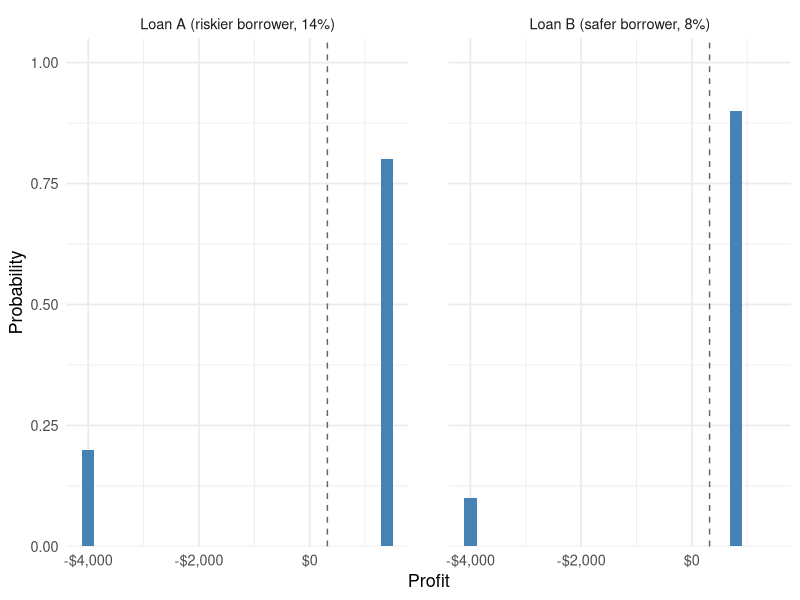
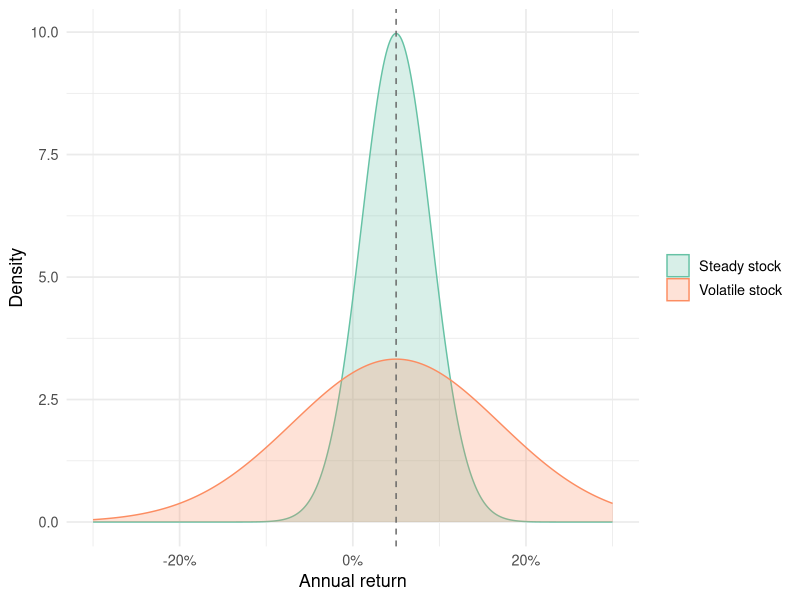
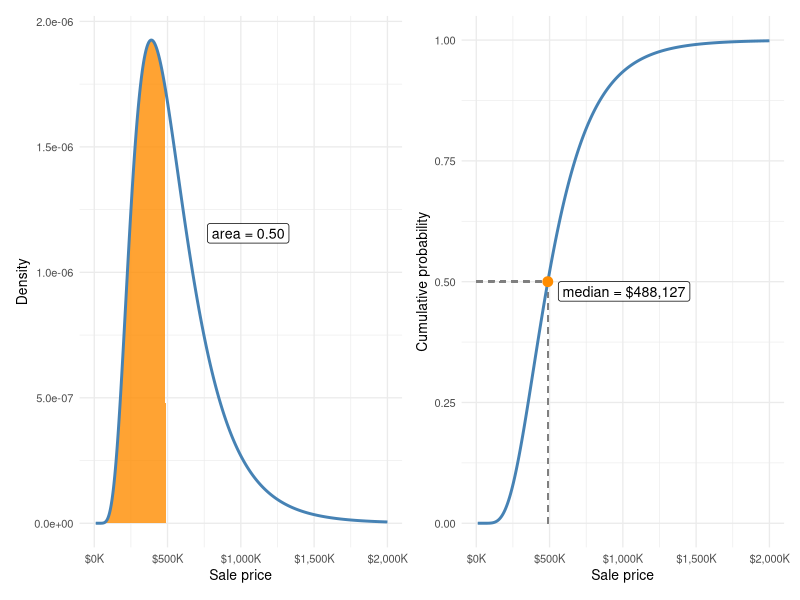
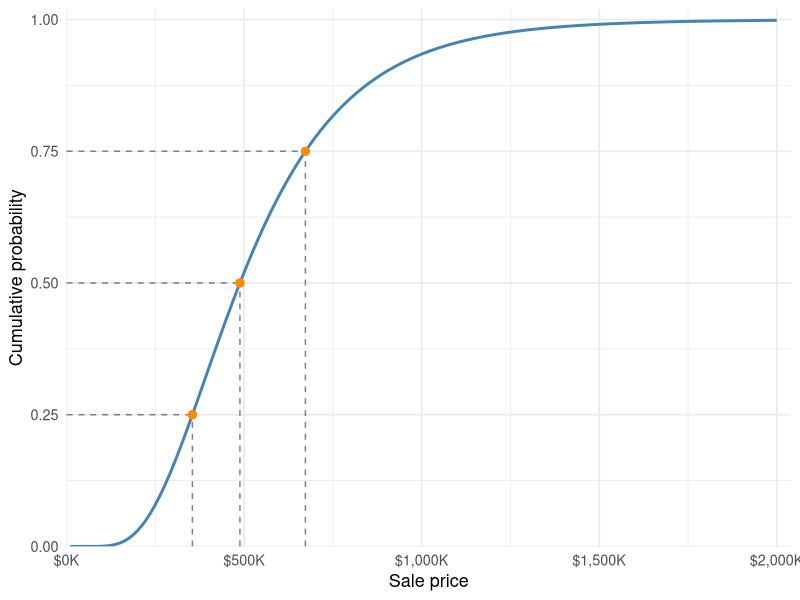

Write the R code that produced these figures, in order.
## ---- chunk 1
#| label: setup
#| include: false
#| echo: false
library(tidyverse)
library(scales)
library(patchwork)

# Figures render at their intrinsic size (fig-width x 96px), capped by the
# ~702px content column -- they are never upscaled to fill it. So axis text
# lands at its true point size, and base_size, not fig-width, is what makes it
# legible next to 17px body text. At 13, tick labels are ~14px.
theme_set(theme_minimal(base_size = 13))

austin <- read_csv("data/austin_houses/austin_houses_subset.csv",
                   show_col_types = FALSE)

# Lognormal price model from the previous chapter (method of moments)
m <- mean(austin$latest_price)
v <- var(austin$latest_price)
sdlog <- sqrt(log(1 + v / m^2))
mulog <- log(m) - log(1 + v / m^2) / 2

# CME FedWatch marginals, retrieved 2026-07-09 (midpoints for numeric work)
cme_july <- tribble(
  ~bucket,       ~midpoint, ~prob,
  "3.50--3.75%", 3.625,     0.759,
  "3.75--4.00%", 3.875,     0.241
)
cme_sept <- tribble(
  ~bucket,       ~midpoint, ~prob,
  "3.50--3.75%", 3.625,     0.366,
  "3.75--4.00%", 3.875,     0.509,
  "4.00--4.25%", 4.125,     0.125
)

# Small-business loan example: $10,000 principal, 60% recovery on default,
# default probability 0.25 (rounded from the data)
principal <- 10000
p_default <- 0.25
payoff_12 <- c(11200, 6000)   # 12% interest
payoff_16 <- c(11600, 6000)   # 16% interest
probs     <- c(1 - p_default, p_default)

ev_pay12 <- sum(probs * payoff_12)
ev_pay16 <- sum(probs * payoff_16)
sd_pay16 <- sqrt(sum(probs * (payoff_16 - ev_pay16)^2))

# Risk-comparison loans (profit distributions)
profit_A <- c(1400, -4000)                   # 14% interest, p(default) = .20
probs_A  <- c(0.80, 0.20)
ev_A <- sum(probs_A * profit_A)
sd_A <- sqrt(sum(probs_A * (profit_A - ev_A)^2))

profit_B <- c(800, -4000)                    # 8% interest, p(default) = .10
probs_B  <- c(0.90, 0.10)
ev_B <- sum(probs_B * profit_B)
sd_B <- sqrt(sum(probs_B * (profit_B - ev_B)^2))

stopifnot(
  isTRUE(all.equal(ev_A, ev_B)),
  isTRUE(all.equal(sd_A, 2160)),
  isTRUE(all.equal(sd_B, 1440))
)
## ---- chunk 2
#| label: tbl-payoff-ev
#| tbl-cap: "Computing the expected payoff of a \\$10,000 small-business loan at 12% interest. Each row multiplies an outcome by its probability; the expected value is the sum."
#| echo: false
tibble(
  Outcome = c("Repaid: $11,200", "Default: $6,000", "**Expected value**"),
  Probability = c("0.75", "0.25", ""),
  `Probability × outcome` = c(dollar(0.75 * 11200), dollar(0.25 * 6000),
                              dollar(sum(probs * payoff_12)))
) |>
  knitr::kable(align = c("l", "r", "r"))
## ---- chunk 3
#| label: tbl-cme-params
#| tbl-cap: "Market-implied distributions for the FOMC target range (CME FedWatch, July 9, 2026), with each range's midpoint and its probability."
#| tbl-subcap:
#|   - "July 29 meeting"
#|   - "September 16 meeting"
#| layout-ncol: 2
#| echo: false
cme_july |>
  mutate(midpoint = paste0(number(midpoint, accuracy = 0.001), "%"),
         prob = number(prob, accuracy = 0.001)) |>
  rename(`Target range` = bucket, Midpoint = midpoint, Probability = prob) |>
  knitr::kable(align = c("l", "r", "r"))

cme_sept |>
  mutate(midpoint = paste0(number(midpoint, accuracy = 0.001), "%"),
         prob = number(prob, accuracy = 0.001)) |>
  rename(`Target range` = bucket, Midpoint = midpoint, Probability = prob) |>
  knitr::kable(align = c("l", "r", "r"))
## ---- chunk 4
#| label: tbl-loan-risk
#| tbl-cap: "Two loans with the same expected profit and different risk. Loan A charges a higher rate to a riskier borrower; Loan B charges a lower rate to a safer one."
#| echo: false
tibble(
  ` ` = c("Profit if repaid", "Profit if default", "Default probability",
          "Expected profit", "Standard deviation"),
  `Loan A (riskier borrower, 14%)` = c(dollar(profit_A[1]), dollar(profit_A[2]),
                                       number(probs_A[2], accuracy = 0.01), dollar(ev_A),
                                       dollar(sd_A)),
  `Loan B (safer borrower, 8%)` = c(dollar(profit_B[1]), dollar(profit_B[2]),
                                   number(probs_B[2], accuracy = 0.01), dollar(ev_B),
                                   dollar(sd_B))
) |>
  knitr::kable(align = c("l", "r", "r"))
## ---- chunk 5
#| label: fig-loan-risk
#| fig-cap: "The two loans' profit distributions on a common scale, with expected profits marked by dashed lines."
#| fig-width: 8
#| fig-height: 3.6
loan_pmfs <- bind_rows(
  tibble(loan = "Loan A (riskier borrower, 14%)", profit = profit_A, prob = probs_A),
  tibble(loan = "Loan B (safer borrower, 8%)", profit = profit_B, prob = probs_B)
)
ev_lines <- tibble(loan = unique(loan_pmfs$loan), ev = c(ev_A, ev_B))

ggplot(loan_pmfs, aes(x = profit, y = prob)) +
  geom_col(fill = "steelblue", width = 220) +
  geom_vline(data = ev_lines, aes(xintercept = ev),
             linetype = "dashed", color = "grey40") +
  facet_wrap(vars(loan)) +
  scale_x_continuous(labels = dollar_format(),
                     breaks = c(-4000, -2000, 0, 2000)) +
  scale_y_continuous(limits = c(0, 1),
                     expand = expansion(mult = c(0, 0.05))) +
  labs(x = "Profit", y = "Probability") +
  theme(panel.spacing = unit(2, "lines"))
## ---- chunk 6
#| label: fig-stock-risk
#| fig-cap: "Return distributions for two hypothetical stocks with the same expected return."
#| fig-width: 7
#| fig-height: 4
stock_grid <- tibble(x = seq(-0.30, 0.30, length.out = 400)) |>
  mutate(`Steady stock`   = dnorm(x, mean = 0.05, sd = 0.04),
         `Volatile stock` = dnorm(x, mean = 0.05, sd = 0.12)) |>
  pivot_longer(-x, names_to = "stock", values_to = "density")

ggplot(stock_grid, aes(x = x, y = density, fill = stock, color = stock)) +
  geom_area(alpha = 0.25, position = "identity") +
  geom_vline(xintercept = 0.05, linetype = "dashed", color = "grey40") +
  scale_x_continuous(labels = percent_format(accuracy = 1)) +
  scale_fill_brewer(palette = "Set2") +
  scale_color_brewer(palette = "Set2") +
  labs(x = "Annual return", y = "Density", fill = NULL, color = NULL)
## ---- chunk 7
#| label: fig-price-median
#| fig-cap: "The median of the Austin price model. Left: the density with exactly half its area shaded, up to the median. Right: the CDF crossing cumulative probability 0.50 at the same price."
#| fig-width: 9
#| fig-height: 4
med <- exp(mulog)
dens_df <- tibble(x = seq(1e4, 2e6, length.out = 800),
                  y = dlnorm(x, meanlog = mulog, sdlog = sdlog))
cdf_df <- tibble(x = dens_df$x, cdf = plnorm(x, mulog, sdlog))

p_dens <- ggplot(dens_df, aes(x = x, y = y)) +
  geom_area(data = filter(dens_df, x <= med),
            fill = "darkorange", alpha = 0.8) +
  geom_line(color = "steelblue", linewidth = 1) +
  annotate("label", x = 1.05e6, y = max(dens_df$y) * 0.6,
           label = "area = 0.50",
           size = 3.6, fill = "white", alpha = 0.9, label.size = 0.25) +
  scale_x_continuous(labels = dollar_format(scale = 1e-3, suffix = "K"),
                     limits = c(0, 2e6)) +
  labs(x = "Sale price", y = "Density") +
  theme_minimal(base_size = 10)

p_cdf <- ggplot(cdf_df, aes(x = x, y = cdf)) +
  geom_segment(aes(x = 0, xend = med, y = 0.5, yend = 0.5),
               linetype = "dashed", color = "grey50") +
  geom_segment(aes(x = med, xend = med, y = 0, yend = 0.5),
               linetype = "dashed", color = "grey50") +
  geom_line(color = "steelblue", linewidth = 1) +
  annotate("point", x = med, y = 0.5, color = "darkorange", size = 3) +
  annotate("label", x = med, y = 0.5,
           label = paste0("median = ", dollar(round(med))),
           hjust = -0.08, vjust = 1, size = 3.6,
           fill = "white", alpha = 0.9, label.size = 0.25) +
  scale_x_continuous(labels = dollar_format(scale = 1e-3, suffix = "K"),
                     limits = c(0, 2e6)) +
  scale_y_continuous(limits = c(0, 1)) +
  labs(x = "Sale price", y = "Cumulative probability") +
  theme_minimal(base_size = 10)

p_dens | p_cdf
## ---- chunk 8
#| label: fig-price-quantiles
#| fig-cap: "Reading quantiles off the CDF of the Austin price model. Horizontal lines at cumulative probabilities 0.25, 0.50, and 0.75 cross the curve above the model's quartiles and median; the distance between the two outer drop-lines is the IQR."
#| fig-width: 7
#| fig-height: 4.5
q25 <- qlnorm(0.25, mulog, sdlog)
q50 <- qlnorm(0.50, mulog, sdlog)
q75 <- qlnorm(0.75, mulog, sdlog)

cdf_df <- tibble(x = seq(1e4, 2e6, length.out = 800),
                 cdf = plnorm(x, mulog, sdlog))
qs <- tibble(p = c(0.25, 0.50, 0.75), q = c(q25, q50, q75))

ggplot(cdf_df, aes(x = x, y = cdf)) +
  geom_segment(data = qs, aes(x = 0, xend = q, y = p, yend = p),
               linetype = "dashed", color = "grey50") +
  geom_segment(data = qs, aes(x = q, xend = q, y = 0, yend = p),
               linetype = "dashed", color = "grey50") +
  geom_line(color = "steelblue", linewidth = 1) +
  geom_point(data = qs, aes(x = q, y = p), color = "darkorange", size = 2.5) +
  scale_x_continuous(labels = dollar_format(scale = 1e-3, suffix = "K"),
                     limits = c(0, 2e6), expand = expansion(mult = c(0, 0.02))) +
  scale_y_continuous(limits = c(0, 1), expand = expansion(mult = c(0, 0.02))) +
  labs(x = "Sale price", y = "Cumulative probability")
